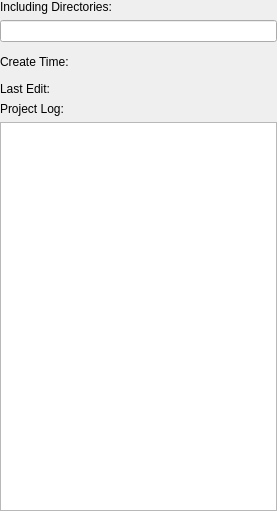
<?xml version="1.0" encoding="UTF-8"?>
<ui version="4.0">
 <class>ProjectPropertyWidget</class>
 <widget class="QWidget" name="ProjectPropertyWidget">
  <property name="geometry">
   <rect>
    <x>0</x>
    <y>0</y>
    <width>277</width>
    <height>511</height>
   </rect>
  </property>
  <property name="windowTitle">
   <string>ProjectPropertyWidget</string>
  </property>
  <layout class="QVBoxLayout" name="verticalLayout">
   <property name="spacing">
    <number>0</number>
   </property>
   <property name="margin">
    <number>0</number>
   </property>
   <item>
    <layout class="QGridLayout" name="gridLayout">
     <item row="4" column="0">
      <widget class="QLabel" name="label_3">
       <property name="text">
        <string>&lt;html&gt;&lt;head/&gt;&lt;body&gt;&lt;p&gt;Project Log: &lt;/p&gt;&lt;/body&gt;&lt;/html&gt;</string>
       </property>
      </widget>
     </item>
     <item row="0" column="0">
      <widget class="QLabel" name="label">
       <property name="text">
        <string>&lt;html&gt;&lt;head/&gt;&lt;body&gt;&lt;p&gt;Including Directories:&lt;/p&gt;&lt;/body&gt;&lt;/html&gt;</string>
       </property>
      </widget>
     </item>
     <item row="2" column="0">
      <widget class="QLabel" name="label_4">
       <property name="text">
        <string>&lt;html&gt;&lt;head/&gt;&lt;body&gt;&lt;p&gt;Create Time:&lt;/p&gt;&lt;/body&gt;&lt;/html&gt;</string>
       </property>
      </widget>
     </item>
     <item row="2" column="1">
      <widget class="QLabel" name="createTimeLineEdit">
       <property name="text">
        <string>&lt;html&gt;&lt;head/&gt;&lt;body&gt;&lt;p&gt;&lt;br/&gt;&lt;/p&gt;&lt;/body&gt;&lt;/html&gt;</string>
       </property>
      </widget>
     </item>
     <item row="3" column="0">
      <widget class="QLabel" name="label_5">
       <property name="text">
        <string>&lt;html&gt;&lt;head/&gt;&lt;body&gt;&lt;p&gt;Last Edit:&lt;/p&gt;&lt;/body&gt;&lt;/html&gt;</string>
       </property>
      </widget>
     </item>
     <item row="3" column="1">
      <widget class="QLabel" name="lastEditTimeEdit">
       <property name="text">
        <string/>
       </property>
      </widget>
     </item>
     <item row="5" column="0" colspan="2">
      <widget class="QTextEdit" name="logTextEdit"/>
     </item>
     <item row="1" column="0" colspan="2">
      <widget class="QLineEdit" name="includeDirLineEdit"/>
     </item>
    </layout>
   </item>
  </layout>
 </widget>
 <layoutdefault spacing="6" margin="11"/>
 <resources/>
 <connections/>
</ui>
